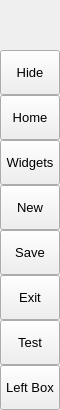
        <widget class="QFrame" name="leftMenuBg">
         <property name="minimumSize">
          <size>
           <width>60</width>
           <height>0</height>
          </size>
         </property>
         <property name="maximumSize">
          <size>
           <width>60</width>
           <height>16777215</height>
          </size>
         </property>
         <property name="frameShape">
          <enum>QFrame::NoFrame</enum>
         </property>
         <property name="frameShadow">
          <enum>QFrame::Raised</enum>
         </property>
         <layout class="QVBoxLayout" name="verticalLayout_3">
          <property name="spacing">
           <number>0</number>
          </property>
          <property name="leftMargin">
           <number>0</number>
          </property>
          <property name="topMargin">
           <number>0</number>
          </property>
          <property name="rightMargin">
           <number>0</number>
          </property>
          <property name="bottomMargin">
           <number>0</number>
          </property>
          <item>
           <widget class="QFrame" name="topLogoInfo">
            <property name="minimumSize">
             <size>
              <width>0</width>
              <height>50</height>
             </size>
            </property>
            <property name="maximumSize">
             <size>
              <width>16777215</width>
              <height>50</height>
             </size>
            </property>
            <property name="frameShape">
             <enum>QFrame::NoFrame</enum>
            </property>
            <property name="frameShadow">
             <enum>QFrame::Raised</enum>
            </property>
            <widget class="QFrame" name="topLogo">
             <property name="geometry">
              <rect>
               <x>10</x>
               <y>5</y>
               <width>42</width>
               <height>42</height>
              </rect>
             </property>
             <property name="minimumSize">
              <size>
               <width>42</width>
               <height>42</height>
              </size>
             </property>
             <property name="maximumSize">
              <size>
               <width>42</width>
               <height>42</height>
              </size>
             </property>
             <property name="frameShape">
              <enum>QFrame::NoFrame</enum>
             </property>
             <property name="frameShadow">
              <enum>QFrame::Raised</enum>
             </property>
            </widget>
            <widget class="QLabel" name="titleLeftApp">
             <property name="geometry">
              <rect>
               <x>70</x>
               <y>8</y>
               <width>160</width>
               <height>20</height>
              </rect>
             </property>
             <property name="font">
              <font>
               <family>Segoe UI Semibold</family>
               <pointsize>12</pointsize>
               <italic>false</italic>
               <bold>false</bold>
              </font>
             </property>
             <property name="text">
              <string>PyDracula</string>
             </property>
             <property name="alignment">
              <set>Qt::AlignLeading|Qt::AlignLeft|Qt::AlignTop</set>
             </property>
            </widget>
            <widget class="QLabel" name="titleLeftDescription">
             <property name="geometry">
              <rect>
               <x>70</x>
               <y>27</y>
               <width>160</width>
               <height>16</height>
              </rect>
             </property>
             <property name="maximumSize">
              <size>
               <width>16777215</width>
               <height>16</height>
              </size>
             </property>
             <property name="font">
              <font>
               <family>Segoe UI</family>
               <pointsize>8</pointsize>
               <italic>false</italic>
               <bold>false</bold>
              </font>
             </property>
             <property name="text">
              <string>Modern GUI / Flat Style</string>
             </property>
             <property name="alignment">
              <set>Qt::AlignLeading|Qt::AlignLeft|Qt::AlignTop</set>
             </property>
            </widget>
           </widget>
          </item>
          <item>
           <widget class="QFrame" name="leftMenuFrame">
            <property name="frameShape">
             <enum>QFrame::NoFrame</enum>
            </property>
            <property name="frameShadow">
             <enum>QFrame::Raised</enum>
            </property>
            <layout class="QVBoxLayout" name="verticalMenuLayout">
             <property name="spacing">
              <number>0</number>
             </property>
             <property name="leftMargin">
              <number>0</number>
             </property>
             <property name="topMargin">
              <number>0</number>
             </property>
             <property name="rightMargin">
              <number>0</number>
             </property>
             <property name="bottomMargin">
              <number>0</number>
             </property>
             <item>
              <widget class="QFrame" name="toggleBox">
               <property name="maximumSize">
                <size>
                 <width>16777215</width>
                 <height>45</height>
                </size>
               </property>
               <property name="frameShape">
                <enum>QFrame::NoFrame</enum>
               </property>
               <property name="frameShadow">
                <enum>QFrame::Raised</enum>
               </property>
               <layout class="QVBoxLayout" name="verticalLayout_4">
                <property name="spacing">
                 <number>0</number>
                </property>
                <property name="leftMargin">
                 <number>0</number>
                </property>
                <property name="topMargin">
                 <number>0</number>
                </property>
                <property name="rightMargin">
                 <number>0</number>
                </property>
                <property name="bottomMargin">
                 <number>0</number>
                </property>
                <item>
                 <widget class="QPushButton" name="toggleButton">
                  <property name="sizePolicy">
                   <sizepolicy hsizetype="Expanding" vsizetype="Fixed">
                    <horstretch>0</horstretch>
                    <verstretch>0</verstretch>
                   </sizepolicy>
                  </property>
                  <property name="minimumSize">
                   <size>
                    <width>0</width>
                    <height>45</height>
                   </size>
                  </property>
                  <property name="font">
                   <font>
                    <family>Segoe UI</family>
                    <pointsize>10</pointsize>
                    <italic>false</italic>
                    <bold>false</bold>
                   </font>
                  </property>
                  <property name="cursor">
                   <cursorShape>PointingHandCursor</cursorShape>
                  </property>
                  <property name="layoutDirection">
                   <enum>Qt::LeftToRight</enum>
                  </property>
                  <property name="styleSheet">
                   <string notr="true">background-image: url(:/icons/images/icons/icon_menu.png);</string>
                  </property>
                  <property name="text">
                   <string>Hide</string>
                  </property>
                 </widget>
                </item>
               </layout>
              </widget>
             </item>
             <item alignment="Qt::AlignTop">
              <widget class="QFrame" name="topMenu">
               <property name="frameShape">
                <enum>QFrame::NoFrame</enum>
               </property>
               <property name="frameShadow">
                <enum>QFrame::Raised</enum>
               </property>
               <layout class="QVBoxLayout" name="verticalLayout_8">
                <property name="spacing">
                 <number>0</number>
                </property>
                <property name="leftMargin">
                 <number>0</number>
                </property>
                <property name="topMargin">
                 <number>0</number>
                </property>
                <property name="rightMargin">
                 <number>0</number>
                </property>
                <property name="bottomMargin">
                 <number>0</number>
                </property>
                <item>
                 <widget class="QPushButton" name="btn_home">
                  <property name="sizePolicy">
                   <sizepolicy hsizetype="Expanding" vsizetype="Fixed">
                    <horstretch>0</horstretch>
                    <verstretch>0</verstretch>
                   </sizepolicy>
                  </property>
                  <property name="minimumSize">
                   <size>
                    <width>0</width>
                    <height>45</height>
                   </size>
                  </property>
                  <property name="font">
                   <font>
                    <family>Segoe UI</family>
                    <pointsize>10</pointsize>
                    <italic>false</italic>
                    <bold>false</bold>
                   </font>
                  </property>
                  <property name="cursor">
                   <cursorShape>PointingHandCursor</cursorShape>
                  </property>
                  <property name="layoutDirection">
                   <enum>Qt::LeftToRight</enum>
                  </property>
                  <property name="styleSheet">
                   <string notr="true">background-image: url(:/icons/images/icons/cil-home.png);</string>
                  </property>
                  <property name="text">
                   <string>Home</string>
                  </property>
                 </widget>
                </item>
                <item>
                 <widget class="QPushButton" name="btn_widgets">
                  <property name="sizePolicy">
                   <sizepolicy hsizetype="Expanding" vsizetype="Fixed">
                    <horstretch>0</horstretch>
                    <verstretch>0</verstretch>
                   </sizepolicy>
                  </property>
                  <property name="minimumSize">
                   <size>
                    <width>0</width>
                    <height>45</height>
                   </size>
                  </property>
                  <property name="font">
                   <font>
                    <family>Segoe UI</family>
                    <pointsize>10</pointsize>
                    <italic>false</italic>
                    <bold>false</bold>
                   </font>
                  </property>
                  <property name="cursor">
                   <cursorShape>PointingHandCursor</cursorShape>
                  </property>
                  <property name="layoutDirection">
                   <enum>Qt::LeftToRight</enum>
                  </property>
                  <property name="styleSheet">
                   <string notr="true">background-image: url(:/icons/images/icons/cil-gamepad.png);</string>
                  </property>
                  <property name="text">
                   <string>Widgets</string>
                  </property>
                 </widget>
                </item>
                <item>
                 <widget class="QPushButton" name="btn_new">
                  <property name="sizePolicy">
                   <sizepolicy hsizetype="Expanding" vsizetype="Fixed">
                    <horstretch>0</horstretch>
                    <verstretch>0</verstretch>
                   </sizepolicy>
                  </property>
                  <property name="minimumSize">
                   <size>
                    <width>0</width>
                    <height>45</height>
                   </size>
                  </property>
                  <property name="font">
                   <font>
                    <family>Segoe UI</family>
                    <pointsize>10</pointsize>
                    <italic>false</italic>
                    <bold>false</bold>
                   </font>
                  </property>
                  <property name="cursor">
                   <cursorShape>PointingHandCursor</cursorShape>
                  </property>
                  <property name="layoutDirection">
                   <enum>Qt::LeftToRight</enum>
                  </property>
                  <property name="styleSheet">
                   <string notr="true">background-image: url(:/icons/images/icons/cil-file.png);</string>
                  </property>
                  <property name="text">
                   <string>New</string>
                  </property>
                 </widget>
                </item>
                <item>
                 <widget class="QPushButton" name="btn_save">
                  <property name="sizePolicy">
                   <sizepolicy hsizetype="Expanding" vsizetype="Fixed">
                    <horstretch>0</horstretch>
                    <verstretch>0</verstretch>
                   </sizepolicy>
                  </property>
                  <property name="minimumSize">
                   <size>
                    <width>0</width>
                    <height>45</height>
                   </size>
                  </property>
                  <property name="font">
                   <font>
                    <family>Segoe UI</family>
                    <pointsize>10</pointsize>
                    <italic>false</italic>
                    <bold>false</bold>
                   </font>
                  </property>
                  <property name="cursor">
                   <cursorShape>PointingHandCursor</cursorShape>
                  </property>
                  <property name="layoutDirection">
                   <enum>Qt::LeftToRight</enum>
                  </property>
                  <property name="styleSheet">
                   <string notr="true">background-image: url(:/icons/images/icons/cil-save.png)</string>
                  </property>
                  <property name="text">
                   <string>Save</string>
                  </property>
                 </widget>
                </item>
                <item>
                 <widget class="QPushButton" name="btn_exit">
                  <property name="sizePolicy">
                   <sizepolicy hsizetype="Expanding" vsizetype="Fixed">
                    <horstretch>0</horstretch>
                    <verstretch>0</verstretch>
                   </sizepolicy>
                  </property>
                  <property name="minimumSize">
                   <size>
                    <width>0</width>
                    <height>45</height>
                   </size>
                  </property>
                  <property name="font">
                   <font>
                    <family>Segoe UI</family>
                    <pointsize>10</pointsize>
                    <italic>false</italic>
                    <bold>false</bold>
                   </font>
                  </property>
                  <property name="cursor">
                   <cursorShape>PointingHandCursor</cursorShape>
                  </property>
                  <property name="layoutDirection">
                   <enum>Qt::LeftToRight</enum>
                  </property>
                  <property name="styleSheet">
                   <string notr="true">background-image: url(:/icons/images/icons/cil-x.png);</string>
                  </property>
                  <property name="text">
                   <string>Exit</string>
                  </property>
                 </widget>
                </item>
                <item>
                 <widget class="QPushButton" name="btn_test">
                  <property name="sizePolicy">
                   <sizepolicy hsizetype="Expanding" vsizetype="Fixed">
                    <horstretch>0</horstretch>
                    <verstretch>0</verstretch>
                   </sizepolicy>
                  </property>
                  <property name="minimumSize">
                   <size>
                    <width>0</width>
                    <height>45</height>
                   </size>
                  </property>
                  <property name="font">
                   <font>
                    <family>Segoe UI</family>
                    <pointsize>10</pointsize>
                    <italic>false</italic>
                    <bold>false</bold>
                   </font>
                  </property>
                  <property name="cursor">
                   <cursorShape>PointingHandCursor</cursorShape>
                  </property>
                  <property name="layoutDirection">
                   <enum>Qt::LeftToRight</enum>
                  </property>
                  <property name="styleSheet">
                   <string notr="true">background-image: url(:/icons/images/icons/test.png);</string>
                  </property>
                  <property name="text">
                   <string>Test</string>
                  </property>
                 </widget>
                </item>
               </layout>
              </widget>
             </item>
             <item alignment="Qt::AlignBottom">
              <widget class="QFrame" name="bottomMenu">
               <property name="frameShape">
                <enum>QFrame::NoFrame</enum>
               </property>
               <property name="frameShadow">
                <enum>QFrame::Raised</enum>
               </property>
               <layout class="QVBoxLayout" name="verticalLayout_9">
                <property name="spacing">
                 <number>0</number>
                </property>
                <property name="leftMargin">
                 <number>0</number>
                </property>
                <property name="topMargin">
                 <number>0</number>
                </property>
                <property name="rightMargin">
                 <number>0</number>
                </property>
                <property name="bottomMargin">
                 <number>0</number>
                </property>
                <item>
                 <widget class="QPushButton" name="toggleLeftBox">
                  <property name="sizePolicy">
                   <sizepolicy hsizetype="Expanding" vsizetype="Fixed">
                    <horstretch>0</horstretch>
                    <verstretch>0</verstretch>
                   </sizepolicy>
                  </property>
                  <property name="minimumSize">
                   <size>
                    <width>0</width>
                    <height>45</height>
                   </size>
                  </property>
                  <property name="font">
                   <font>
                    <family>Segoe UI</family>
                    <pointsize>10</pointsize>
                    <italic>false</italic>
                    <bold>false</bold>
                   </font>
                  </property>
                  <property name="cursor">
                   <cursorShape>PointingHandCursor</cursorShape>
                  </property>
                  <property name="layoutDirection">
                   <enum>Qt::LeftToRight</enum>
                  </property>
                  <property name="styleSheet">
                   <string notr="true">background-image: url(:/icons/images/icons/icon_settings.png);</string>
                  </property>
                  <property name="text">
                   <string>Left Box</string>
                  </property>
                 </widget>
                </item>
               </layout>
              </widget>
             </item>
            </layout>
           </widget>
          </item>
         </layout>
        </widget>
